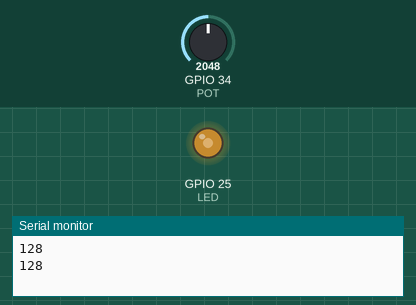
The sketch below on a simulated ESP32. Shown: output pins drawn as LEDs (lit = HIGH), the last lines printed to the serial monitor. The test bench sets the inputs (shaded band); at power-on: GPIO 34 (POT) = 2048.

Above: at 2.2 s.
2.3 s: GPIO 34 (POT) set to 2866
At 5.2 s:
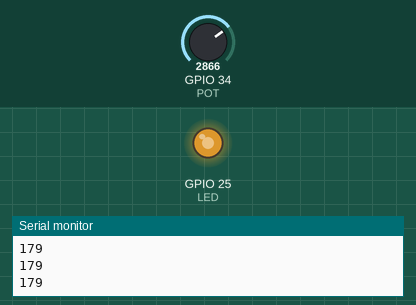
5.5 s: GPIO 34 (POT) set to 3603
At 7.7 s:
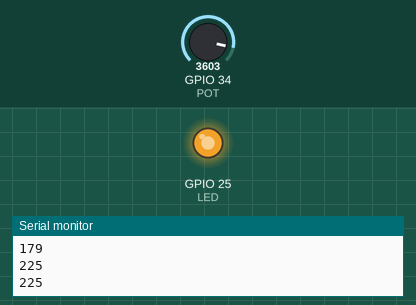
8.5 s: GPIO 34 (POT) set to 491
At 11.2 s:
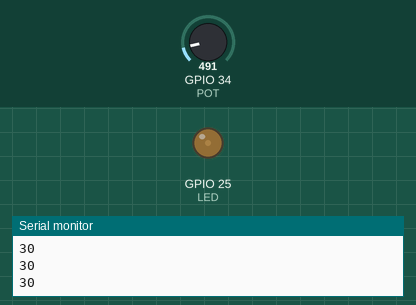
Timing chart, 0 to 12.7 s (numbered marks = the images above; inputs shaded):
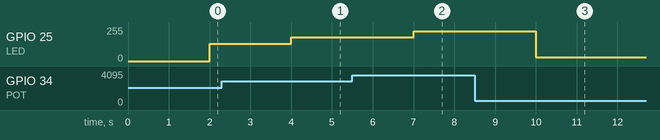

The sketch:

ESP32_Potenciomentro_Led_01_copy_20250806233435.ino
```cpp
int POT = 34;                      // Pin de Entrada Analógica - 12 Bits, que equivalen a un número variable entre 0 - 4095
int LED = 25;                      // Pin de Salida Analógica - 8 bits, que equivalen a un número variable entre 0 - 255
int BRILLO = 0;                   // Variable que almacenará el valor del potenciómetro y lo pasará a un número entre 0 - 255

void setup() {
  // put your setup code here, to run once:
  Serial.begin(9600);
  delay(1000);
  pinMode(LED, OUTPUT);
}

void loop() {
  // put your main code here, to run repeatedly:
  BRILLO = analogRead(POT)/16;    // BRILLO tomará un valor equivalente de 0-4095 y lo pasará a un número entre 0-255
  Serial.println(BRILLO);
  delay(1000);
  dacWrite(LED, BRILLO);   // Con esta función en el PIN 25 (Salida Analógica) envío un valor entre 0-255 equivalente al giro del Potenciómetro
}
```

Measured:
- after the input at 2.3 s, GPIO 25 (LED): 128/255 → 179/255 after 1.7 s
- after the input at 5.5 s, GPIO 25 (LED): 179/255 → 225/255 after 1.5 s
- after the input at 8.5 s, GPIO 25 (LED): 225/255 → 30/255 after 1.5 s
